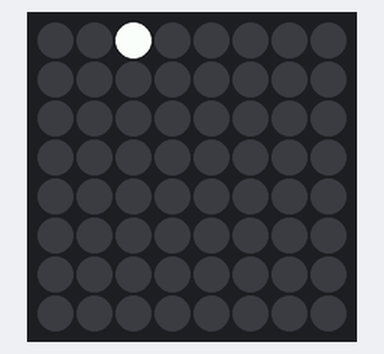
This program was run on a simulated Raspberry Pi (BCM pin numbers) with a Sense HAT. Shown: the Sense HAT's 8×8 RGB LED matrix. Random numbers come from a fixed seed.

Above: at 0.12 s.
At 4.95 s:
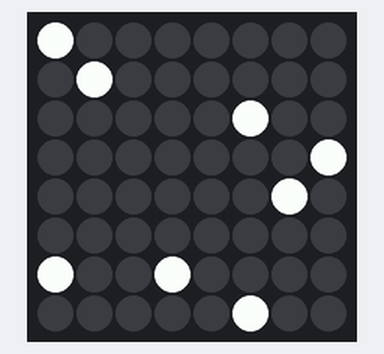
At 10.0 s:
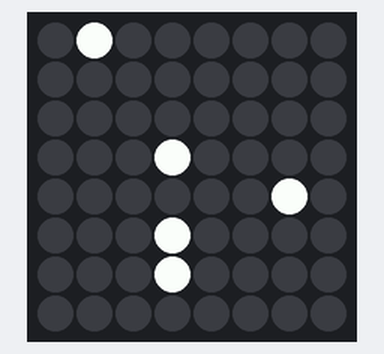
At 19.88 s:
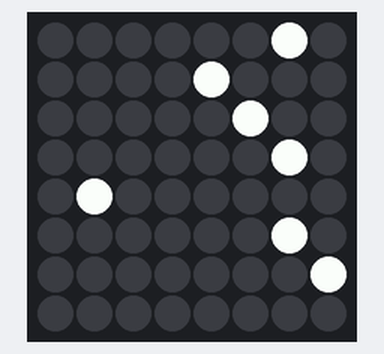
At 29.76 s:
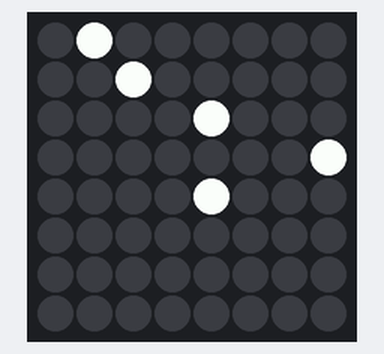
At 39.84 s:
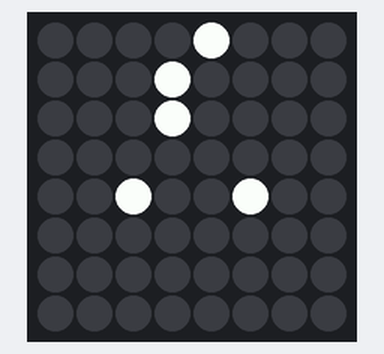

The program:

2_movement.py
```python
from sense_hat import SenseHat
from random import randint
from time import sleep

hat = SenseHat()
snowflakes = []

def main():
	while True:
		add_snowflake()
		draw()
		move()
		sleep(0.2)


def draw():
	hat.clear()

	for snowflake in snowflakes:
		hat.set_pixel(snowflake[0], snowflake[1], 255, 255, 255)


def move():
	for snowflake in snowflakes:
		#move particle down (gravity)
		snowflake[1] += 1

		#move particle randomly about (wind)
		snowflake[0] += randint(-1, 1)

		#delete when off screen
		if snowflake[1] > 7 or snowflake[0] < 0 or snowflake[0] > 7:
			snowflakes.remove(snowflake)


def add_snowflake():
	newflake = [randint(0,7), 0]
	snowflakes.append(newflake)


if __name__ == "__main__": main()
```
